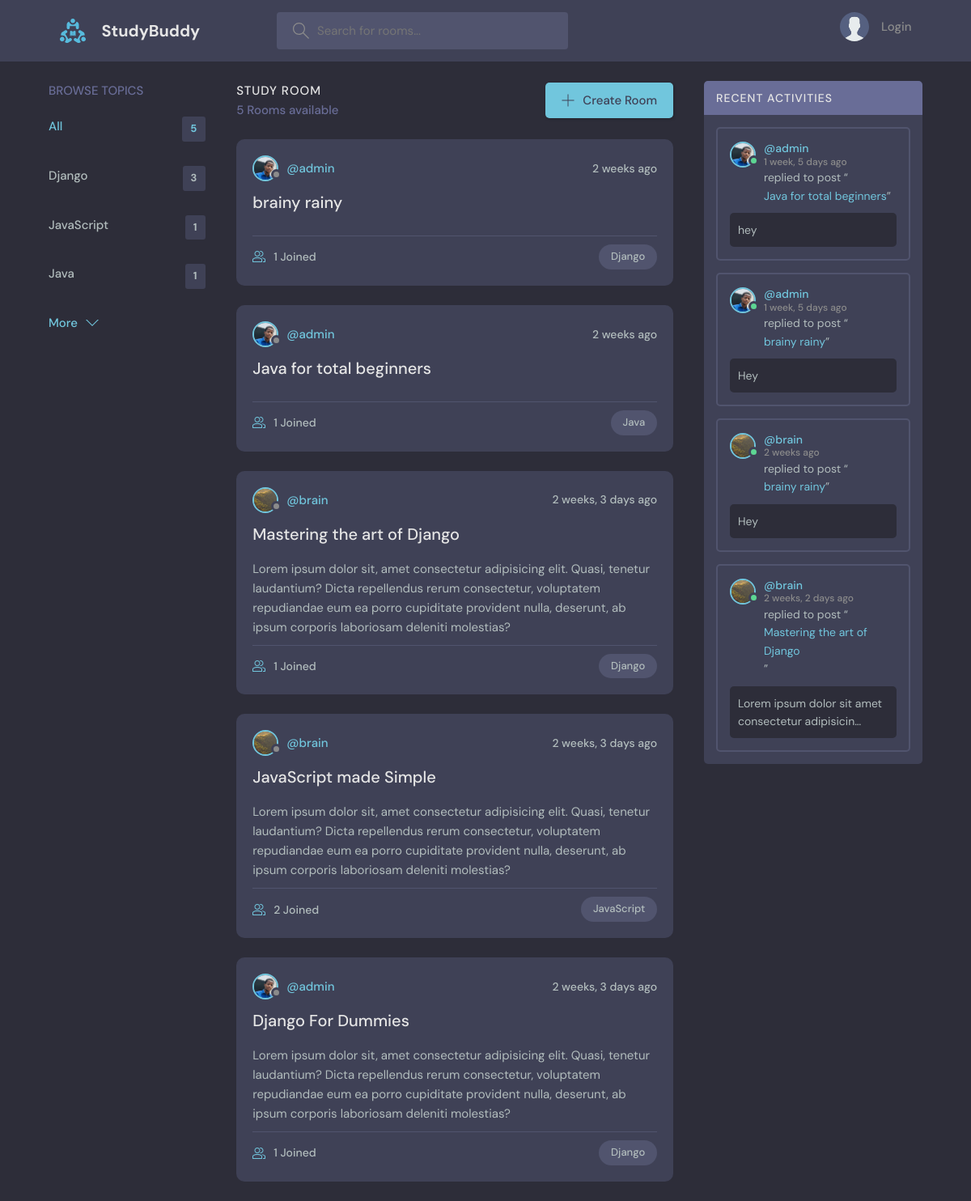
The page / on the database its author committed.
### base/models.py (models this page shows, shortened)
class Topic(models.Model):
    name = models.CharField(max_length=200)
    def __str__(self):
        return self.name

class Room(models.Model):
    id = models.AutoField(primary_key=True)
    host = models.ForeignKey(User, on_delete=models.SET_NULL, null=True, blank=True)
    slug = models.SlugField(unique=True, blank=True, null=True)
    name = models.CharField(max_length=200)
    topic = models.ForeignKey(Topic, on_delete=models.SET_NULL, null=True)
    participants = models.ManyToManyField(User, related_name='participants', blank=True)
    created_at = models.DateTimeField(auto_now_add=True)
    updated_at = models.DateTimeField(auto_now=True)
    description = models.TextField(null=True, blank=True)
    class Meta:
        ordering = ['-created_at', '-updated_at']
    def __str__(self):
        return self.name

class Message(models.Model):
    user = models.ForeignKey(User, on_delete=models.SET_NULL, null=True, blank=True)
    room = models.ForeignKey(Room, on_delete=models.SET_NULL, null=True)
    body = models.TextField()
    created_at = models.DateTimeField(auto_now_add=True)
    updated_at = models.DateTimeField(auto_now=True)
    class Meta:
        ordering = ['-created_at', '-updated_at']

### accounts/models.py (models this page shows, shortened)
class User(AbstractUser):
    name = models.CharField(max_length=200, null=True)
    slug = models.SlugField(unique=True, blank=True, null=True)
    email = models.EmailField(unique=True, null=True)
    bio = models.TextField(null=True, blank=True)
    avatar = models.ImageField(default='avatar.svg', null=True, upload_to=profile_pic)
    USERNAME_FIELD = 'email'
    REQUIRED_FIELDS = []

### base/views.py (the view)
# urls.py: path('', views.index, name='home'),
def index(request):
    q = request.GET.get('q') if request.GET.get('q') != None else ''
    print(q)
    topics = Room.objects.values('topic__name').annotate(Count('topic__name')).order_by('-topic__name__count')[:5]
    total_topics = Room.objects.aggregate(Count('topic'))
    rooms = Room.objects.filter(
                Q(topic__name__icontains=q)|
                Q(name__icontains=q)|
                Q(description__icontains=q)
        ).distinct()
    messages = Message.objects.filter(
            Q(room__topic__name__icontains=q)|
            Q(room__name__icontains=q)
    ).distinct()[:4]
    context = {
        'topics':topics,
        'total_topics':total_topics,
        'rooms':rooms,
        'messages':messages,
    }
    return render(request, 'base/index.html', context)

### base/templates/base/index.html (shortened to what this page needs)
{% extends 'base.html' %}
{% block content %}
<main class="layout layout--3">
    <div class="container">
        {% include 'partials/topics_component.html' %}
        {% include 'partials/feed_component.html' %}
        {% include 'partials/activities_component.html' %}
    </div>
  </main>
{% endblock content %}

### templates/partials/topics_component.html
<div class="topics">
    <div class="topics__header">
      <h2>Browse Topics</h2>
    </div>
    <ul class="topics__list">
      <li>
        <a href="/" class="active">All <span>{{total_topics.topic__count}}</span></a>
      </li>
      <li>
        {% for topic in topics  %}
          <a href="{% url 'base:home' %}?q={{topic.topic__name}}">{{topic.topic__name}} <span>{{topic.topic__name__count}}</span></a>
        {% endfor %}
      </li>
    </ul>
    <a class="btn btn--link" href="{% url 'base:topics' %}">
      More
      <svg version="1.1" xmlns="http://www.w3.org/2000/svg" width="32" height="32" viewBox="0 0 32 32">
        <title>chevron-down</title>
        <path d="M16 21l-13-13h-3l16 16 16-16h-3l-13 13z"></path>
      </svg>
    </a>
  </div>

### templates/partials/feed_component.html (shortened to what this page needs)
  <div class="roomList">
    <div class="roomList__header">
      <div>
        <h2>Study Room</h2>
        <p>{{rooms.count}} Room{{rooms|pluralize}} available</p>
      </div>
      <a class="btn btn--main" href="{% url 'base:create-room' %}">
        <svg version="1.1" xmlns="http://www.w3.org/2000/svg" width="32" height="32" viewBox="0 0 32 32">
          <title>add</title>
          <path d="M16.943 0.943h-1.885v14.115h-14.115v1.885h14.115v14.115h1.885v-14.115h14.115v-1.885h-14.115v-14.115z"></path>
        </svg>
        Create Room
      </a>
    </div>
    {% for room in rooms %}
    <div class="roomListRoom">
      <div class="roomListRoom__header">
        <a href="{% url 'accounts:user-profile' room.host.slug %}" class="roomListRoom__author">
          <div class="avatar avatar--small">
            <img src="{{room.host.avatar.url}}" />
          </div>
          <span>@{{room.host.username}}</span>
        </a>
        <div class="roomListRoom__actions">
          <span>{{room.created_at|timesince}} ago</span>
        </div>
      </div>
      <div class="roomListRoom__content">
        {% if not user in room.participants.all %}
        <a href="{% url 'base:room'  room.slug%}">{{room.name}}</a>
        {% else %}
        <a href="{% url 'base:room-chat' room.slug %}">{{room.name}}</a>
        {% endif %}
        <p>
         {{room.description}}
        </p>
      </div>
      <div class="roomListRoom__meta">
        <a href="" class="roomListRoom__joined">
          {{room.participants.all.count}} Joined
        </a>
        <p class="roomListRoom__topic">{{room.topic}}</p>
      </div>
    </div>
    {% endfor %}
</div>

### templates/partials/activities_component.html (shortened to what this page needs)
<div class="activities">
    <div class="activities__header">
      <h2>Recent Activities</h2>
    </div>
    {% for message in messages %}
    <div class="activities__box">
      <div class="activities__boxHeader roomListRoom__header">
        <a href="{% url 'accounts:user-profile' message.user.slug %}" class="roomListRoom__author">
          <div class="avatar avatar--small active">
            <img src="{{message.user.avatar.url}}" />
          </div>
          <p>
            @{{message.user.username}}
            <span>{{message.created_at|timesince}} ago</span>
          </p>
        </a>
      </div>
      <div class="activities__boxContent">
        <p>replied to post “<a href="room.html">{{message.room}}</a>”</p>
        <div class="activities__boxRoomContent">
          {{message.body|truncatechars:50}}
        </div>
      </div>
    </div>
    {% endfor %}
  </div>

### rows shown on the page
Topic: topic__name "Django", topic__name__count "3"
Topic: topic__name "JavaScript", topic__name__count "1"
Topic: topic__name "Java", topic__name__count "1"
Room: host.avatar (picture), host.username "admin", created_at "2 weeks", name "brainy rainy", participants.all.count "1", topic "Django"
Room: host.avatar (picture), host.username "admin", created_at "2 weeks", name "Java for total beginners", participants.all.count "1", topic "Java"
Room: host.avatar (picture), host.username "brain", created_at "2 weeks, 3 days", name "Mastering the art of Django", description "Lorem ipsum dolor sit, amet consectetur adipisicing elit. Quasi, tenetur laudantium? Dicta repellendus rerum consectetur, voluptatem repudiandae eum ea porro cupiditate provident nulla, deserunt, ab ipsum corporis laboriosam deleniti molestias?", participants.all.count "1", topic "Django"
Room: host.avatar (picture), host.username "brain", created_at "2 weeks, 3 days", name "JavaScript made Simple", description "Lorem ipsum dolor sit, amet consectetur adipisicing elit. Quasi, tenetur laudantium? Dicta repellendus rerum consectetur, voluptatem repudiandae eum ea porro cupiditate provident nulla, deserunt, ab ipsum corporis laboriosam deleniti molestias?", participants.all.count "2", topic "JavaScript"
Room: host.avatar (picture), host.username "admin", created_at "2 weeks, 3 days", name "Django For Dummies", description "Lorem ipsum dolor sit, amet consectetur adipisicing elit. Quasi, tenetur laudantium? Dicta repellendus rerum consectetur, voluptatem repudiandae eum ea porro cupiditate provident nulla, deserunt, ab ipsum corporis laboriosam deleniti molestias?", participants.all.count "1", topic "Django"
Message: user.avatar (picture), user.username "admin", created_at "1 week, 5 days", room "Java for total beginners", body "hey"
Message: user.avatar (picture), user.username "admin", created_at "1 week, 5 days", room "brainy rainy", body "Hey"
Message: user.avatar (picture), user.username "brain", created_at "2 weeks", room "brainy rainy", body "Hey"
Message: user.avatar (picture), user.username "brain", created_at "2 weeks, 2 days", room "Mastering the art of Django", body "Lorem ipsum dolor sit amet consectetur adipisicin…"

### other values the page prints
{{ total_topics.topic__count }} "5"
{{ rooms.count }} "5"
